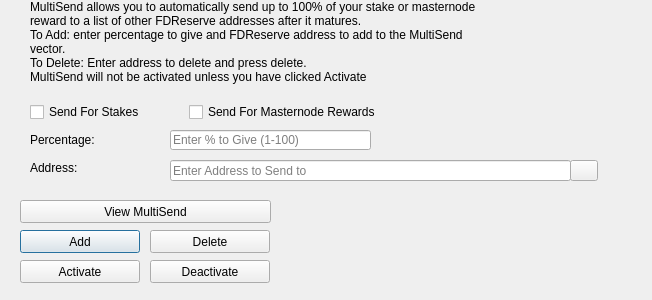
<?xml version="1.0" encoding="UTF-8"?>
<ui version="4.0">
 <class>MultiSendDialog</class>
 <widget class="QDialog" name="MultiSendDialog">
  <property name="windowModality">
   <enum>Qt::NonModal</enum>
  </property>
  <property name="geometry">
   <rect>
    <x>0</x>
    <y>0</y>
    <width>652</width>
    <height>300</height>
   </rect>
  </property>
  <property name="windowTitle">
   <string>MultiSend</string>
  </property>
  <widget class="QLineEdit" name="multiSendPercentEdit">
   <property name="geometry">
    <rect>
     <x>170</x>
     <y>130</y>
     <width>201</width>
     <height>20</height>
    </rect>
   </property>
   <property name="toolTip">
    <string>Enter whole numbers 1 - 100</string>
   </property>
   <property name="placeholderText">
    <string>Enter % to Give (1-100)</string>
   </property>
  </widget>
  <widget class="QLineEdit" name="multiSendAddressEdit">
   <property name="geometry">
    <rect>
     <x>170</x>
     <y>160</y>
     <width>401</width>
     <height>21</height>
    </rect>
   </property>
   <property name="toolTip">
    <string/>
   </property>
   <property name="placeholderText">
    <string>Enter Address to Send to</string>
   </property>
  </widget>
  <widget class="QLabel" name="label_2">
   <property name="geometry">
    <rect>
     <x>30</x>
     <y>0</y>
     <width>451</width>
     <height>121</height>
    </rect>
   </property>
   <property name="lineWidth">
    <number>1</number>
   </property>
   <property name="text">
    <string>MultiSend allows you to automatically send up to 100% of your stake or masternode reward to a list of other FDReserve addresses after it matures.
To Add: enter percentage to give and FDReserve address to add to the MultiSend vector.
To Delete: Enter address to delete and press delete.
MultiSend will not be activated unless you have clicked Activate</string>
   </property>
   <property name="alignment">
    <set>Qt::AlignLeading|Qt::AlignLeft|Qt::AlignTop</set>
   </property>
   <property name="wordWrap">
    <bool>true</bool>
   </property>
  </widget>
  <widget class="QLabel" name="message">
   <property name="geometry">
    <rect>
     <x>290</x>
     <y>200</y>
     <width>351</width>
     <height>91</height>
    </rect>
   </property>
   <property name="text">
    <string/>
   </property>
  </widget>
  <widget class="QPushButton" name="addButton">
   <property name="geometry">
    <rect>
     <x>20</x>
     <y>230</y>
     <width>120</width>
     <height>23</height>
    </rect>
   </property>
   <property name="toolTip">
    <string/>
   </property>
   <property name="statusTip">
    <string>Add to MultiSend Vector</string>
   </property>
   <property name="text">
    <string>Add</string>
   </property>
  </widget>
  <widget class="QPushButton" name="disableButton">
   <property name="geometry">
    <rect>
     <x>150</x>
     <y>260</y>
     <width>120</width>
     <height>23</height>
    </rect>
   </property>
   <property name="statusTip">
    <string>Deactivate MultiSend</string>
   </property>
   <property name="text">
    <string>Deactivate</string>
   </property>
  </widget>
  <widget class="QPushButton" name="addressBookButton">
   <property name="geometry">
    <rect>
     <x>570</x>
     <y>160</y>
     <width>28</width>
     <height>21</height>
    </rect>
   </property>
   <property name="toolTip">
    <string>Choose an address from the address book</string>
   </property>
   <property name="text">
    <string/>
   </property>
   <property name="icon">
    <iconset resource="../fdreserve.qrc">
     <normaloff>:/icons/address-book</normaloff>:/icons/address-book</iconset>
   </property>
   <property name="shortcut">
    <string>Alt+A</string>
   </property>
   <property name="autoDefault">
    <bool>false</bool>
   </property>
  </widget>
  <widget class="QLabel" name="label">
   <property name="geometry">
    <rect>
     <x>30</x>
     <y>130</y>
     <width>121</width>
     <height>20</height>
    </rect>
   </property>
   <property name="toolTip">
    <string>Percentage of stake to send</string>
   </property>
   <property name="text">
    <string>Percentage:</string>
   </property>
  </widget>
  <widget class="QLabel" name="label_5">
   <property name="geometry">
    <rect>
     <x>30</x>
     <y>160</y>
     <width>111</width>
     <height>16</height>
    </rect>
   </property>
   <property name="toolTip">
    <string>Address to send portion of stake to</string>
   </property>
   <property name="text">
    <string>Address:</string>
   </property>
  </widget>
  <widget class="QPushButton" name="deleteButton">
   <property name="geometry">
    <rect>
     <x>150</x>
     <y>230</y>
     <width>120</width>
     <height>23</height>
    </rect>
   </property>
   <property name="toolTip">
    <string/>
   </property>
   <property name="statusTip">
    <string>Delete Address From MultiSend Vector</string>
   </property>
   <property name="text">
    <string>Delete</string>
   </property>
  </widget>
  <widget class="QPushButton" name="activateButton">
   <property name="geometry">
    <rect>
     <x>20</x>
     <y>260</y>
     <width>120</width>
     <height>23</height>
    </rect>
   </property>
   <property name="statusTip">
    <string>Activate MultiSend</string>
   </property>
   <property name="text">
    <string>Activate</string>
   </property>
  </widget>
  <widget class="QPushButton" name="viewButton">
   <property name="geometry">
    <rect>
     <x>20</x>
     <y>200</y>
     <width>251</width>
     <height>23</height>
    </rect>
   </property>
   <property name="toolTip">
    <string/>
   </property>
   <property name="statusTip">
    <string>View MultiSend Vector</string>
   </property>
   <property name="text">
    <string>View MultiSend</string>
   </property>
  </widget>
  <widget class="QWidget" name="horizontalLayoutWidget">
   <property name="geometry">
    <rect>
     <x>30</x>
     <y>100</y>
     <width>351</width>
     <height>24</height>
    </rect>
   </property>
   <layout class="QHBoxLayout" name="horizontalLayout">
    <item>
     <widget class="QCheckBox" name="multiSendStakeCheckBox">
      <property name="text">
       <string>Send For Stakes</string>
      </property>
     </widget>
    </item>
    <item>
     <widget class="QCheckBox" name="multiSendMasternodeCheckBox">
      <property name="text">
       <string>Send For Masternode Rewards</string>
      </property>
     </widget>
    </item>
   </layout>
  </widget>
 </widget>
 <resources>
  <include location="../fdreserve.qrc"/>
 </resources>
 <connections/>
</ui>
